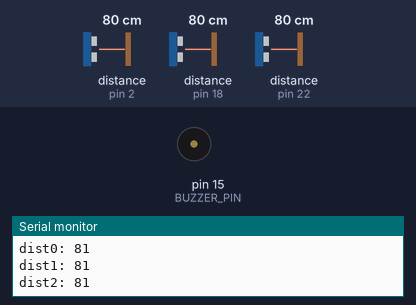
A sketch run on a simulated Arduino Mega 2560, built with avr-gcc and run on an emulated ATmega2560. On the bench: buzzer (waves = sounding, pin HIGH), the last lines printed to the serial monitor. Wiring (inferred from the names in the program): 3 × ultrasonic range finder: trigger pin 4, echo pin 2 / trigger pin 19, echo pin 18 / trigger pin 23, echo pin 22. The inputs (shaded band) are chosen by the test bench; at power-on: distance to the obstacle (sensors on pin 22, pin 2, pin 18) 80 cm. The echo pulse lasts 58.3 µs per cm; pins used as bus, display or sensor lines are not drawn.

Above: at 1.2 s.
1.3 s: distance to the obstacle (sensor on pin 22) set to 74 cm
3.2 s: distance to the obstacle (sensor on pin 22) set to 64 cm
At 4.2 s:
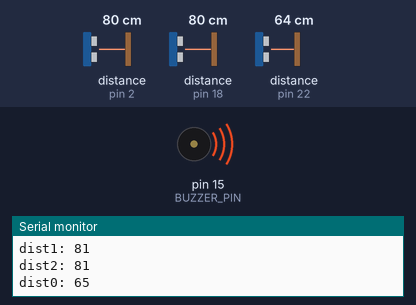
7.3 s: distance to the obstacle (sensor on pin 2) set to 2 cm
At 7.85 s:
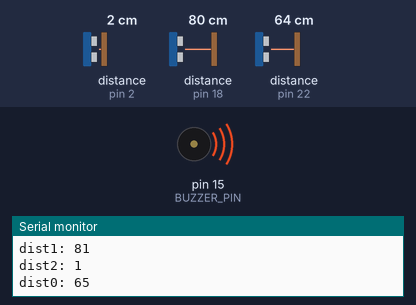
10.8 s: distance to the obstacle (sensor on pin 18) set to 53 cm
14.3 s: distance to the obstacle (sensor on pin 18) set to 46 cm
Timing chart, 0 to 19.4 s (numbered marks = the images above; inputs shaded):
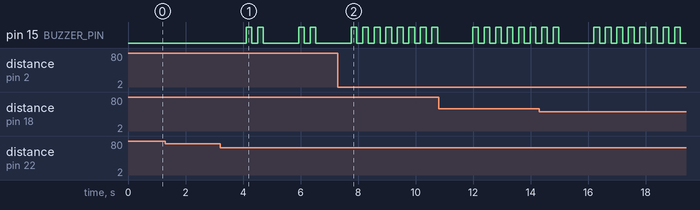

The sketch:

ultrasonic_team.ino
```cpp
// zero which is front >> one is left >>> two is right
const int TRIG_PIN0    = 23;
const int ECHO_PIN0    = 22;

const int TRIG_PIN1   = 19;
const int ECHO_PIN1   = 18;

const int TRIG_PIN2   = 4;
const int ECHO_PIN2   = 2;

const int BUZZER_PIN  = 15;

int dist_0 = 0 ; // from zero ultera
int dist_1 = 0 ; // from left ultera
int dist_2 = 0 ; // from right ultera

int readUltrasonicSensor(int trigPin, int echoPin) {
  long duration;
  int dist;
  // Trigger ultrasonic sensor
  digitalWrite(trigPin, LOW);
  delayMicroseconds(2);
  digitalWrite(trigPin, HIGH);
  delayMicroseconds(10);
  digitalWrite(trigPin, LOW);
  duration = pulseIn(echoPin, HIGH);
  //distance = distanceToCm(duration); // remove
  dist=duration/57 ; // 57 is getting this offer for me cm directly
  return dist;
}

void beep(int times) {
  for (int i = 0; i < times; i++) {
    digitalWrite(BUZZER_PIN, HIGH);
    delay(200);
    digitalWrite(BUZZER_PIN, LOW);
    delay(200);
  }
}

void setup() {
  Serial.begin(9600);
  pinMode(TRIG_PIN0, OUTPUT);
  pinMode(ECHO_PIN0, INPUT);
  pinMode(TRIG_PIN1, OUTPUT);
  pinMode(ECHO_PIN1, INPUT);
  pinMode(TRIG_PIN2, OUTPUT);
  pinMode(ECHO_PIN2, INPUT);
  pinMode(BUZZER_PIN, OUTPUT);
}

void loop() {
  dist_0 = readUltrasonicSensor(TRIG_PIN0, ECHO_PIN0);
  dist_1 = readUltrasonicSensor(TRIG_PIN1, ECHO_PIN1);//left
  dist_2 = readUltrasonicSensor(TRIG_PIN2, ECHO_PIN2);//right

  Serial.print("dist0: ");Serial.println(dist_0);
  Serial.print("dist1: ");Serial.println(dist_1);
  Serial.print("dist2: ");Serial.println(dist_2);
  // change the name of distance in float func to be dist only
  // Read ultrasonic sensor 1
  dist_0 = readUltrasonicSensor(TRIG_PIN0, ECHO_PIN0);
  if (dist_0 <= 70 ) { // detect some thing front
    Serial.print("dist0: ");
    Serial.println(dist_0);
    beep(2);
    // start check other ultera
  dist_1 = readUltrasonicSensor(TRIG_PIN1, ECHO_PIN1);//left
  dist_2 = readUltrasonicSensor(TRIG_PIN2, ECHO_PIN2);//right
  if ((dist_1 <= 50)&&(dist_2 <= 50 )) {
    //from right and left
     Serial.println("return back");
          beep(12);

  }
   else if (dist_1 <= 50 ) {
    Serial.print("dist1: ");
    Serial.println(dist_1);
    beep(4);
  }else if (dist_2 <= 50 ) {
    Serial.print("dist2: ");
    Serial.println(dist_2);
    beep(6);
      }
  }

delay(1000);
}
```

Measured:
- the behaviour switches between 70 and 69 cm on distance to the obstacle (sensor on pin 22) (found by bisection; images 0 and 1)
- after the input at 3.2 s, pin 15 (BUZZER_PIN): LOW → HIGH after 0.90 s, → LOW 0.20 s later, → HIGH 0.20 s later, → LOW 0.20 s later, … (8 changes in this stretch)
